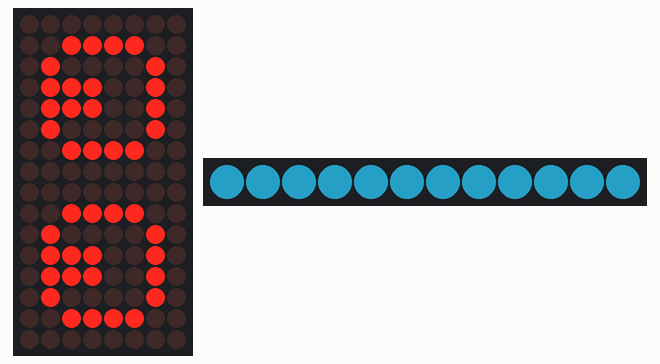
Bench run of a sketch on a simulated Arduino Uno, built with avr-gcc and run on an emulated ATmega328P. Parts: 8×16 LED matrix, 12 RGB LEDs in strip order, left to right. Dim RGB values are drawn brighter than linear.

Above: at 0.1 s.

The sketch:

neutral.ino
```cpp
//Function: Display neutral facial expression on 16×8 LED matrix + sky-blue color on 12-LED RGB strip.
//Hardware: LED matrix (I2C addr:0x70), RGB NeoPixel strip (pin 3)

#include <Wire.h>
#include "Adafruit_LEDBackpack.h"
Adafruit_8x16matrix ematrix = Adafruit_8x16matrix();
#include <Adafruit_NeoPixel.h>

Adafruit_NeoPixel pixel = Adafruit_NeoPixel(12, 3, NEO_GRB + NEO_KHZ800);
uint8_t eyesm_bmp[16];

//Show neutral face: sky-blue strip + neutral bitmap on matrix
void showNeutralFace() {
  pixel.clear();
  pixel.fill(pixel.Color(51, 204, 255));
  pixel.show();

  //Matrix: assign neutral face bitmap data
  eyesm_bmp[0] = B00000000;eyesm_bmp[1] = B00111100;eyesm_bmp[2] = B01000010;eyesm_bmp[3] = B01110010;eyesm_bmp[4] = B01110010;eyesm_bmp[5] = B01000010;eyesm_bmp[6] = B00111100;eyesm_bmp[7] = B00000000;eyesm_bmp[8] = B00000000;eyesm_bmp[9] = B00111100;eyesm_bmp[10] = B01000010;eyesm_bmp[11] = B01110010;eyesm_bmp[12] = B01110010;eyesm_bmp[13] = B01000010;eyesm_bmp[14] = B00111100;eyesm_bmp[15] = B00000000;
  ematrix.clear();
  ematrix.setRotation(0);
  ematrix.drawBitmap(0, 0, eyesm_bmp, 8, 16, 1);
  ematrix.writeDisplay();
}

//Initialize hardware: LED matrix + RGB strip
void setup() {
  ematrix.begin(0x70);
  pixel.begin();
  pixel.setBrightness(99);
  pixel.clear();
}

//continuously show neutral face
void loop() {
  showNeutralFace();
  delay(1000);
}
```
